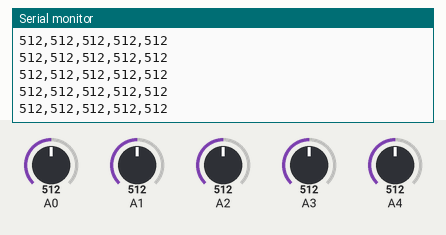
This sketch was run on a simulated Arduino Uno, built with avr-gcc and run on an emulated ATmega328P. On the bench: the last lines printed to the serial monitor. The test bench sets the inputs (shaded band); at power-on: A0 = 512, A1 = 512, A2 = 512, A3 = 512, A4 = 512.

Above: at 1.2 s.
1.3 s: A0 set to 716
At 1.32 s:
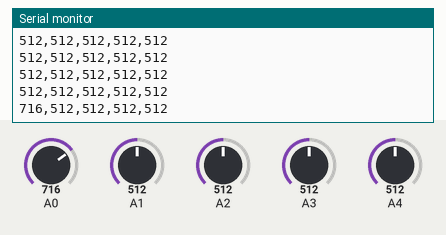
2.8 s: A1 set to 716
At 2.84 s:
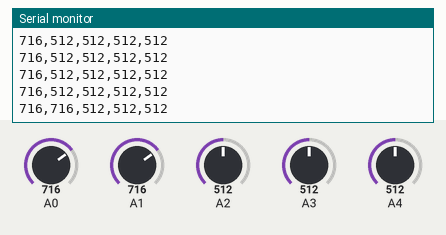
4.3 s: A2 set to 716
At 4.36 s:
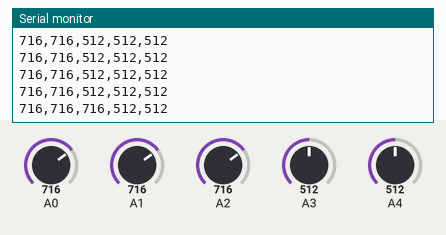
7.3 s: A3 set to 716
At 7.3 s:
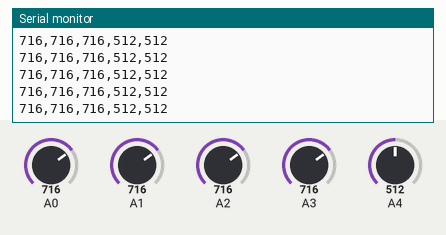
8.8 s: A4 set to 716
At 8.82 s:
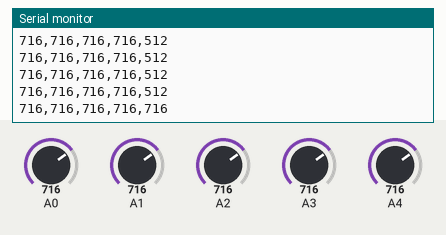
10.3 s: A0 set to 992
At 10.34 s:
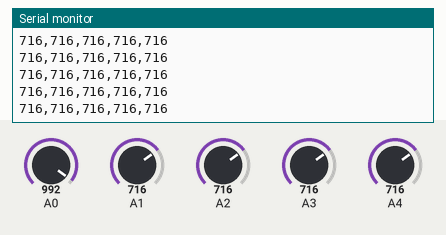
Timing chart, 0 to 12.8 s (numbered marks = the images above; inputs shaded):
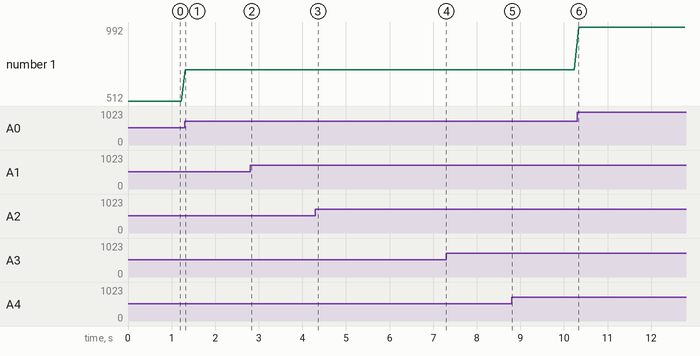

Measured:
- after the input at 1.3 s, the serial monitor: prints a new line at once (image 1)
- after the input at 2.8 s, the serial monitor: prints a new line at once (image 2)
- after the input at 4.3 s, the serial monitor: prints a new line after 0.06 s (image 3)
- after the input at 8.8 s, the serial monitor: prints a new line at once (image 5)
- plotted number 1: 512 → 716 after the input at 1.3 s, 716 → 992 after the input at 10.3 s

The sketch:

Light_Piano_v02.ino
```cpp
void setup() {
  Serial.begin(9600); // Start serial communication at 9600 baud

  // Set up each analog pin for the photoresistors
  pinMode(A0, INPUT);
  pinMode(A1, INPUT);
  pinMode(A2, INPUT);
  pinMode(A3, INPUT);
  pinMode(A4, INPUT);
}

void loop() {
  // Read the analog values from all five photoresistors
  int lightLevel1 = analogRead(A0);
  int lightLevel2 = analogRead(A1);
  int lightLevel3 = analogRead(A2);
  int lightLevel4 = analogRead(A3);
  int lightLevel5 = analogRead(A4);

  // Send all light levels over Serial as a comma-separated string
  Serial.print(lightLevel1);
  Serial.print(",");
  Serial.print(lightLevel2);
  Serial.print(",");
  Serial.print(lightLevel3);
  Serial.print(",");
  Serial.print(lightLevel4);
  Serial.print(",");
  Serial.println(lightLevel5);

  delay(100); // Adjust delay as needed to reduce frequency of data transmission
}
```
